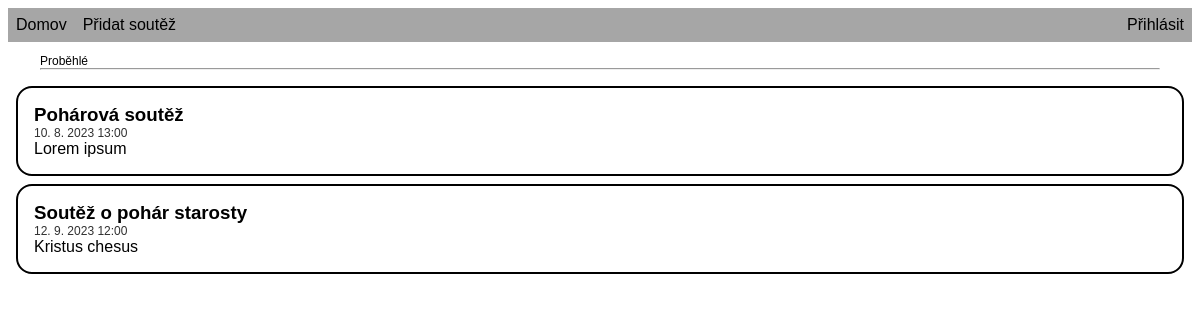
Before: / with the older database file.
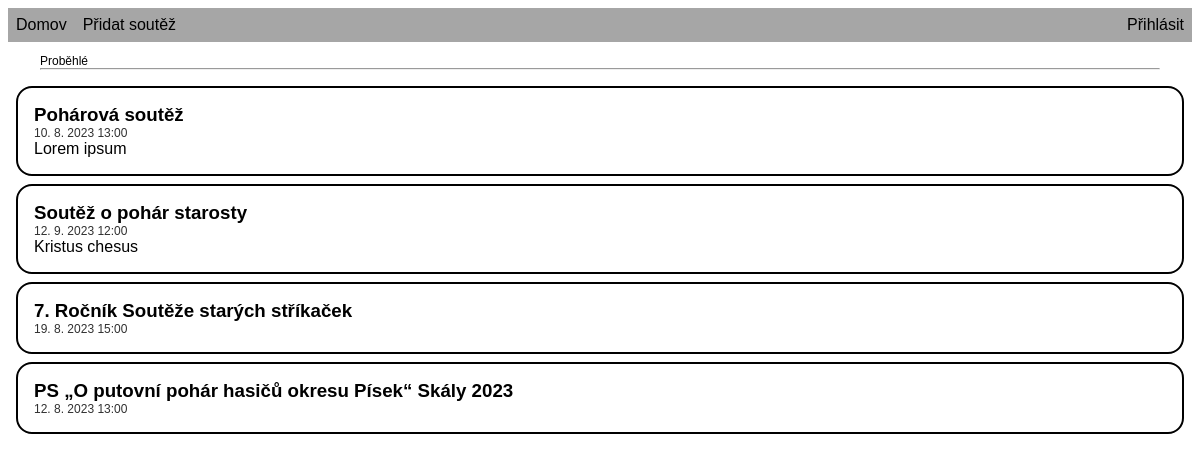
After: the same page with the newer database file.
### tables this page shows
CREATE TABLE "competition" (id INTEGER PRIMARY KEY AUTOINCREMENT UNIQUE NOT NULL, id_user INTEGER NOT NULL REFERENCES user (id), date_created DATETIME DEFAULT (CURRENT_TIMESTAMP) NOT NULL, title TEXT NOT NULL, description TEXT, proposition VARCHAR UNIQUE, date_event TIMEDATE NOT NULL, town VARCHAR NOT NULL, id_results INTEGER REFERENCES results (id) UNIQUE);

### index.php (the view, shortened to what this page needs)
<!DOCTYPE html>
<html lang="en">
<head>
    <link rel="stylesheet" href="zwa/static/style.css">
</head>
<body>
    <?php $db = new PDO("sqlite:" . __DIR__ . "/database.db"); ?>
    <?php include_once("header.php"); ?>
    <main>
        <?php
        $q = $db->query("SELECT * FROM competition WHERE date_created < datetime()");
        $st = $q->fetchAll(PDO::FETCH_ASSOC);
        if(!empty($st)){
            echo "<div class='separator-div'><p class='separator-text'>Proběhlé</p>";
            echo "<hr></div>";
            foreach($st as $i){
                echo "<article>";
                echo "<h3><a href='competition?id=$i[id]'> $i[title] </a></h3>";
                echo "<div class='date_event'>".date_format(date_create($i["date_event"]), "j. n. Y G:i")."</div>";
                echo "<div> $i[description] </div>";
                echo "</article>";
            }
        }
    ?>
    </main>
</body>
</html>

### header.php
<header>
        <nav class="navbar">
            <ul>
                <li><a href="home">Domov</a></li>
                <li><a href="add_competition">Přidat soutěž</a></li>
                <li class='login'><a href="<?php echo !strpos($_SERVER["REQUEST_URI"], "login")?"login?next=$_SERVER[REQUEST_URI]":"login"?>"><?php echo isset($_SESSION['username'])?$_SESSION['username']:"Přihlásit"; ?></a></li>
            </ul>
        </nav>
    </header>

### static/style.css (style rules this page uses)
.navbar { display: block; background-color: #a6a6a6; }
.navbar ul { list-style-type: none; margin: 0; padding: 0; overflow: hidden; }
.navbar li { display: inline; float: left; padding: .5em; }
.navbar .login { float: right }
body { font-family: 'Helvetica', 'Arial', sans-serif; }
main { display: block; }
article { border: 2px solid; border-radius: 1em; margin: .5em; padding: 1em; }
h3 { margin: 0; }
.date_event { color: #313131; font-size: .75em; }
a { text-decoration: none; color: black; }
.separator-div { margin: 0 2em 1em; }
.separator-div p { font-size: .75em; margin-bottom: 0; }
.separator-div hr { margin: 0; }

Changed rows visible on the page:
added competition: title "7. Ročník Soutěže starých stříkaček", date_event "19. 8. 2023 15:00"
added competition: title "PS „O putovní pohár hasičů okresu Písek“ Skály 2023", date_event "12. 8. 2023 13:00"
